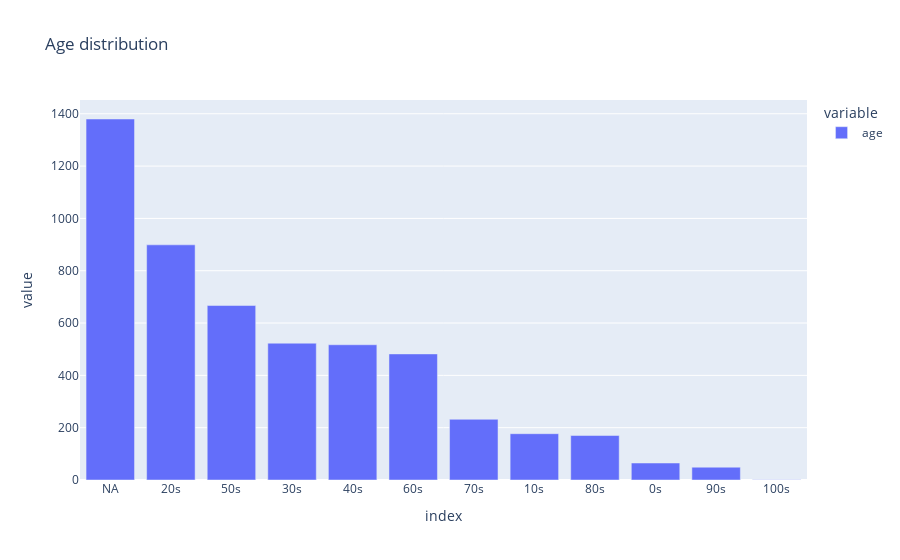

Source (notebook cell):
### Markdown cell above
<font color='yellow' size = 6>
Part II EDA<br>
<font color='yellow' size = 4>
# Take a look at distribution by Age

### Code cell
age_dist = df['age'].fillna('NA').value_counts()
px.bar(age_dist, title = 'Age distribution')

### Figure 1 — Plotly figure (JSON) as saved in the notebook; plotly's stock layout.template omitted (floating-point values rounded to 4 significant figures)
{"data": [{"alignmentgroup": "True", "hovertemplate": "variable=age<br>index=%{x}<br>value=%{y}<extra></extra>", "legendgroup": "age", "marker": {"color": "#636efa"}, "name": "age", "offsetgroup": "age", "orientation": "v", "showlegend": true, "textposition": "auto", "type": "bar", "x": ["NA", "20s", "50s", "30s", "40s", "60s", "70s", "10s", "80s", "0s", "90s", "100s"], "xaxis": "x", "y": [1380, 899, 667, 523, 517, 482, 232, 177, 170, 65, 49, 1], "yaxis": "y"}], "layout": {"barmode": "relative", "legend": {"title": {"text": "variable"}, "tracegroupgap": 0}, "title": {"text": "Age distribution"}, "xaxis": {"anchor": "y", "domain": [0, 1], "title": {"text": "index"}}, "yaxis": {"anchor": "x", "domain": [0, 1], "title": {"text": "value"}}}}
